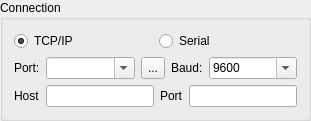
          <widget class="GroupBox" name="grpConnection">
           <property name="title">
            <string>Connection</string>
           </property>
           <layout class="QVBoxLayout" name="verticalLayout">
            <item>
             <layout class="QHBoxLayout" name="horizontalLayout_5">
              <item>
               <widget class="QRadioButton" name="rbTcpIp">
                <property name="text">
                 <string>TCP/IP</string>
                </property>
                <property name="checked">
                 <bool>true</bool>
                </property>
               </widget>
              </item>
              <item>
               <widget class="QRadioButton" name="rbSerial">
                <property name="text">
                 <string>Serial</string>
                </property>
               </widget>
              </item>
             </layout>
            </item>
            <item>
             <layout class="QHBoxLayout" name="horizontalLayout_3" stretch="0,1,0,0,1">
              <item>
               <widget class="QLabel" name="label">
                <property name="text">
                 <string>Port:</string>
                </property>
               </widget>
              </item>
              <item>
               <widget class="QComboBox" name="cboPort">
                <property name="editable">
                 <bool>true</bool>
                </property>
               </widget>
              </item>
              <item>
               <widget class="QToolButton" name="cmdRefresh">
                <property name="sizePolicy">
                 <sizepolicy hsizetype="Fixed" vsizetype="Expanding">
                  <horstretch>0</horstretch>
                  <verstretch>0</verstretch>
                 </sizepolicy>
                </property>
                <property name="styleSheet">
                 <string notr="true">padding: 0 1 0 2;</string>
                </property>
                <property name="text">
                 <string>...</string>
                </property>
                <property name="icon">
                 <iconset resource="images.qrc">
                  <normaloff>:/images/restart.png</normaloff>:/images/restart.png</iconset>
                </property>
               </widget>
              </item>
              <item>
               <widget class="QLabel" name="label_2">
                <property name="text">
                 <string>Baud:</string>
                </property>
               </widget>
              </item>
              <item>
               <widget class="QComboBox" name="cboBaud">
                <property name="editable">
                 <bool>true</bool>
                </property>
                <property name="currentText">
                 <string>9600</string>
                </property>
                <item>
                 <property name="text">
                  <string>9600</string>
                 </property>
                </item>
                <item>
                 <property name="text">
                  <string>14400</string>
                 </property>
                </item>
                <item>
                 <property name="text">
                  <string>19200</string>
                 </property>
                </item>
                <item>
                 <property name="text">
                  <string>38400</string>
                 </property>
                </item>
                <item>
                 <property name="text">
                  <string>57600</string>
                 </property>
                </item>
                <item>
                 <property name="text">
                  <string>115200</string>
                 </property>
                </item>
               </widget>
              </item>
             </layout>
            </item>
            <item>
             <layout class="QHBoxLayout" name="horizontalLayout_6">
              <item>
               <widget class="QLabel" name="label_8">
                <property name="text">
                 <string>Host</string>
                </property>
               </widget>
              </item>
              <item>
               <widget class="QLineEdit" name="leIPAddr"/>
              </item>
              <item>
               <widget class="QLabel" name="label_9">
                <property name="text">
                 <string>Port</string>
                </property>
               </widget>
              </item>
              <item>
               <widget class="QLineEdit" name="leIPPort"/>
              </item>
             </layout>
            </item>
           </layout>
          </widget>
